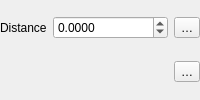
                          <widget class="QFrame" name="mPlacementDistanceFrame">
                           <property name="minimumSize">
                            <size>
                             <width>0</width>
                             <height>0</height>
                            </size>
                           </property>
                           <property name="frameShape">
                            <enum>QFrame::NoFrame</enum>
                           </property>
                           <property name="frameShadow">
                            <enum>QFrame::Raised</enum>
                           </property>
                           <layout class="QGridLayout" name="gridLayout_27">
                            <property name="leftMargin">
                             <number>0</number>
                            </property>
                            <property name="topMargin">
                             <number>0</number>
                            </property>
                            <property name="rightMargin">
                             <number>0</number>
                            </property>
                            <property name="bottomMargin">
                             <number>0</number>
                            </property>
                            <item row="0" column="1">
                             <widget class="QgsDoubleSpinBox" name="mLineDistanceSpnBx">
                              <property name="decimals">
                               <number>4</number>
                              </property>
                              <property name="minimum">
                               <double>-999999999.000000000000000</double>
                              </property>
                              <property name="maximum">
                               <double>999999999.000000000000000</double>
                              </property>
                              <property name="singleStep">
                               <double>0.100000000000000</double>
                              </property>
                             </widget>
                            </item>
                            <item row="0" column="0">
                             <widget class="QLabel" name="label_26">
                              <property name="sizePolicy">
                               <sizepolicy hsizetype="Maximum" vsizetype="Preferred">
                                <horstretch>0</horstretch>
                                <verstretch>0</verstretch>
                               </sizepolicy>
                              </property>
                              <property name="text">
                               <string>Distance</string>
                              </property>
                              <property name="alignment">
                               <set>Qt::AlignLeading|Qt::AlignLeft|Qt::AlignVCenter</set>
                              </property>
                             </widget>
                            </item>
                            <item row="0" column="2">
                             <widget class="QgsPropertyOverrideButton" name="mLineDistanceDDBtn">
                              <property name="text">
                               <string>…</string>
                              </property>
                             </widget>
                            </item>
                            <item row="1" column="2">
                             <widget class="QgsPropertyOverrideButton" name="mLineDistanceUnitDDBtn">
                              <property name="text">
                               <string>…</string>
                              </property>
                             </widget>
                            </item>
                            <item row="1" column="1">
                             <widget class="QgsUnitSelectionWidget" name="mLineDistanceUnitWidget" native="true">
                              <property name="focusPolicy">
                               <enum>Qt::StrongFocus</enum>
                              </property>
                             </widget>
                            </item>
                           </layout>
                          </widget>
